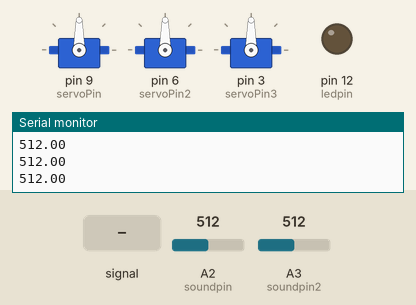
A sketch run on a simulated Arduino Uno, built with avr-gcc and run on an emulated ATmega328P. On the bench: 3 × servo, output pins drawn as LEDs (lit = HIGH), the last lines printed to the serial monitor. The test bench sets the inputs (shaded band); at power-on: A2 (soundpin) = 512, A3 (soundpin2) = 512.

Above: at 1.2 s.
1.3 s: A2 (soundpin) fed a 200 Hz sine of ±81 counts around its level
At 2.1 s:
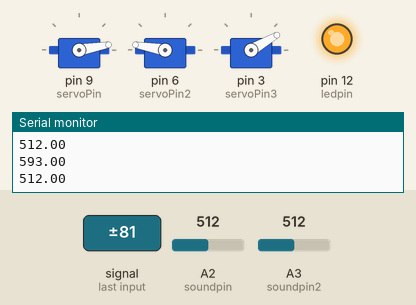
4.3 s: A3 (soundpin2) fed a 200 Hz sine of ±81 counts around its level
At 7.2 s:
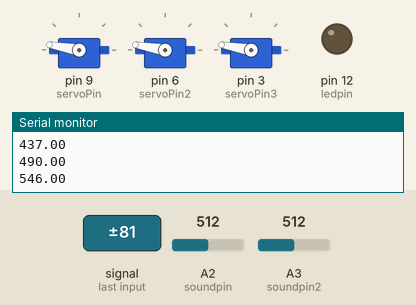
7.3 s: A2 (soundpin) set to 537
At 7.77 s:
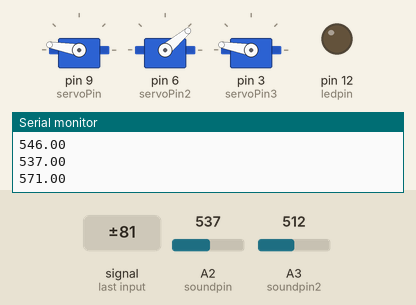
10.3 s: A3 (soundpin2) set to 306
At 10.9 s:
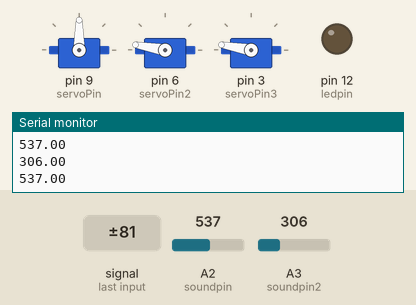
11.8 s: A3 (soundpin2) set to 511
13.3 s: A3 (soundpin2) set to 540
At 13.41 s:
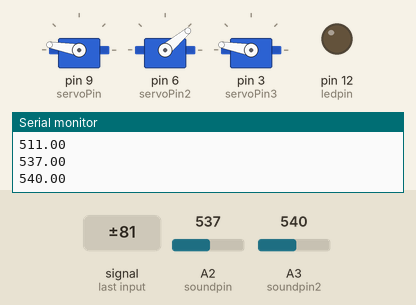
Timing chart, 0 to 17.3 s (numbered marks = the images above; inputs shaded):
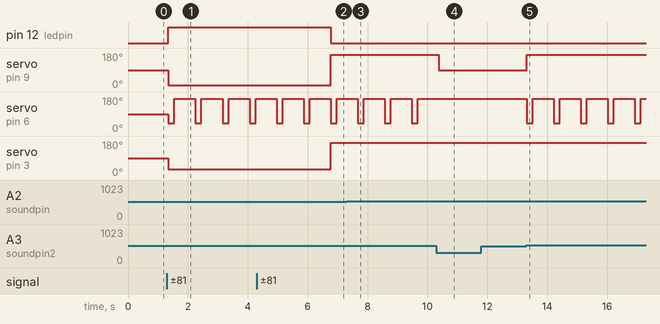

Measured:
- the behaviour switches between 527 and 528 on A3 (soundpin2) (found by bisection; images 4 and 5)
- after the input at 1.3 s, pin 12 (ledpin): LOW → HIGH after 0.05 s; servo on pin 9 (servoPin): 90° → 10° after 0.05 s; servo on pin 6 (servoPin2): alternates 170° for 0.71 s and 40° for 0.20 s, starting after 0.05 s; servo on pin 3 (servoPin3): 90° → 30° after 0.05 s
- after the input at 4.3 s, pin 12 (ledpin): HIGH → LOW after 2.5 s; servo on pin 9 (servoPin): 10° → 170° after 2.5 s; servo on pin 3 (servoPin3): 30° → 170° after 2.5 s
- after the input at 7.3 s, pin 12 (ledpin): stays LOW (without the input it goes to HIGH after 0.37 s); servo on pin 9 (servoPin): stays 170° (without the input it goes to 10° after 0.37 s); servo on pin 3 (servoPin3): stays 170° (without the input it goes to 30° after 0.37 s)
- after the input at 10.3 s, servo on pin 9 (servoPin): 170° → 90° after 0.08 s; servo on pin 6 (servoPin2): stops changing and stays 170°
- after the input at 13.3 s, servo on pin 9 (servoPin): 90° → 170° at once; servo on pin 6 (servoPin2): alternates 170° for 0.70 s and 40° for 0.20 s, starting at once

The sketch:

Neckturn_withsound.ino
```cpp
#include <Servo.h>
int servoPin = 9;
int servoPin2 = 6;
int servoPin3 =3;  //New servo
int servoPos = 10;
int servoPos2 = 170;
int servoPos3 = 30;  //New servo
Servo myservo;    //Eyeballs movements right and left.
Servo myservo2;  // eyelid servo for up and down
Servo myservo3;   //Neck New servo
const int ledpin = 12;
const int ledpin2 = 11;
const int soundpin = A2;  // Left sound sound sensor
const int soundpin2 = A3;    // Right sound sound sensor
const float threshold = 545;
const float threshold2 = 527.5;
float soundsens;
float soundsens2;

void setup() {
 Serial.begin(9600);
 pinMode (ledpin, OUTPUT);
 pinMode (soundpin, INPUT);
 myservo.attach(servoPin);
 myservo2.attach(servoPin2);
 myservo3.attach(servoPin3);

}

void blinkk(){
   myservo2.write(40);
   delay (200);
   myservo2.write(170);
   delay (200);
  }
void neckturnright(){     // Turn the neck right
   myservo3.write(80);  //135
   delay (200);

  }

  void neckturnleft(){    // Turn the neck left
   myservo3.write(30);
   delay (200);

  }
void believe(){
  if (soundsens>=threshold){
  digitalWrite(ledpin, HIGH);
  myservo.write(servoPos);
   myservo3.write(servoPos3);
  blinkk();
  //neckturnleft();
  delay(500);
 }

 else if  (soundsens2>=threshold2){
  digitalWrite(ledpin2, HIGH);
  myservo.write(servoPos2);
   myservo3.write(servoPos2);
  blinkk();
 // neckturnright();
  delay (500);

 }
 else {
  digitalWrite(ledpin, LOW);
  digitalWrite(ledpin2, LOW);
  myservo.write(90);
 }
  }


void loop(){
  digitalWrite(ledpin, LOW);
  digitalWrite(ledpin2, LOW);
  myservo.write(90);
  soundsens = analogRead(soundpin);  // Left sound sensor reading from soundpins2 analog pin.
  Serial.println ( soundsens);
  soundsens2 = analogRead(soundpin2); // Right sound sensor reading from soundpins2 analog pin.
  Serial.println ( soundsens2);

//if (soundsens && soundsens2 >= 0){

  believe();

}
```
